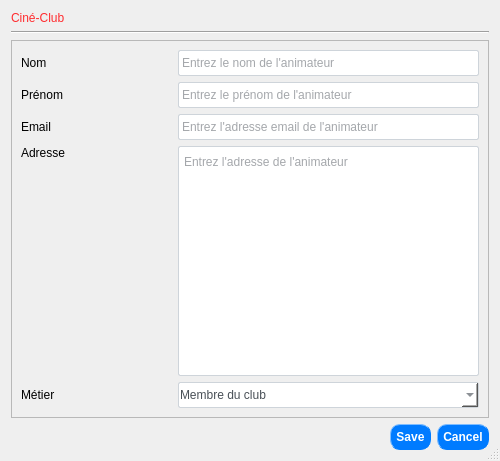
<?xml version="1.0" encoding="UTF-8"?>
<ui version="4.0">
 <class>add_event_dialog</class>
 <widget class="QDialog" name="add_event_dialog">
  <property name="windowModality">
   <enum>Qt::WindowModal</enum>
  </property>
  <property name="geometry">
   <rect>
    <x>0</x>
    <y>0</y>
    <width>500</width>
    <height>461</height>
   </rect>
  </property>
  <property name="minimumSize">
   <size>
    <width>500</width>
    <height>0</height>
   </size>
  </property>
  <property name="windowTitle">
   <string>Ajout d'un évènement</string>
  </property>
  <property name="styleSheet">
   <string notr="true">QLabel#titre{ 
	font: 28pt &quot;Lucida Calligraphy&quot;;
	color: rgb(255, 44, 47)
}
QLabel#authentification_label{
	font: bold
}
QPushButton {
	color: #fff;
	background-color: #007bff;
	border-style: outset;
	border-width: 1px;
	border-radius: 10px;
	border-color: #007bff;
	font: bold 12px;
	padding: 5px;
}
QPushButton:hover {
	background-color: #0069d9;
	border-color: #0062cc
}
QPushButton#detailsEventBtn {
	background-color: #17a2b8;
	border-color: #17a2b8;
}
QPushButton:hover#detailsEventBtn {
	background-color: #138496;
	border-color: #117a8b;
}
QLineEdit, QTextEdit, QListWidget, QComboBox {
	color: #495057;
	background-color: #fff;
	border: 1px solid #ced4da;
	border-radius: 2px;
	padding: 4 1px;
}
</string>
  </property>
  <property name="sizeGripEnabled">
   <bool>true</bool>
  </property>
  <property name="modal">
   <bool>true</bool>
  </property>
  <layout class="QVBoxLayout" name="verticalLayout">
   <item>
    <widget class="QLabel" name="titre">
     <property name="sizePolicy">
      <sizepolicy hsizetype="Expanding" vsizetype="Minimum">
       <horstretch>0</horstretch>
       <verstretch>0</verstretch>
      </sizepolicy>
     </property>
     <property name="text">
      <string>Ciné-Club</string>
     </property>
    </widget>
   </item>
   <item>
    <widget class="Line" name="line">
     <property name="sizePolicy">
      <sizepolicy hsizetype="Expanding" vsizetype="Fixed">
       <horstretch>0</horstretch>
       <verstretch>0</verstretch>
      </sizepolicy>
     </property>
     <property name="frameShadow">
      <enum>QFrame::Sunken</enum>
     </property>
     <property name="orientation">
      <enum>Qt::Horizontal</enum>
     </property>
    </widget>
   </item>
   <item>
    <widget class="QScrollArea" name="scrollArea">
     <property name="widgetResizable">
      <bool>true</bool>
     </property>
     <widget class="QWidget" name="scrollAreaWidgetContents">
      <layout class="QGridLayout" name="gridLayout_4">
       <property name="sizeConstraint">
        <enum>QLayout::SetDefaultConstraint</enum>
       </property>
       <item row="1" column="0">
        <layout class="QGridLayout" name="add_event_layout">
         <item row="2" column="1" colspan="2">
          <widget class="QLineEdit" name="nom_edit">
           <property name="placeholderText">
            <string>Entrez l'adresse email de l'animateur</string>
           </property>
          </widget>
         </item>
         <item row="1" column="0">
          <widget class="QLabel" name="prenom_animateur">
           <property name="text">
            <string>Prénom</string>
           </property>
          </widget>
         </item>
         <item row="1" column="1" colspan="2">
          <widget class="QLineEdit" name="prenom_animateur_edit">
           <property name="placeholderText">
            <string>Entrez le prénom de l'animateur</string>
           </property>
          </widget>
         </item>
         <item row="4" column="1" rowspan="2" colspan="2">
          <widget class="QComboBox" name="metier_animateur_combo">
           <item>
            <property name="text">
             <string>Membre du club</string>
            </property>
           </item>
           <item>
            <property name="text">
             <string>Artiste</string>
            </property>
           </item>
           <item>
            <property name="text">
             <string>Critique</string>
            </property>
           </item>
           <item>
            <property name="text">
             <string>Technicien</string>
            </property>
           </item>
           <item>
            <property name="text">
             <string>Autre</string>
            </property>
           </item>
          </widget>
         </item>
         <item row="3" column="1" colspan="2">
          <widget class="QTextEdit" name="adresse_animateur_edit">
           <property name="placeholderText">
            <string>Entrez l'adresse de l'animateur</string>
           </property>
          </widget>
         </item>
         <item row="0" column="0">
          <widget class="QLabel" name="nom_animateur_label">
           <property name="text">
            <string>Nom</string>
           </property>
          </widget>
         </item>
         <item row="2" column="0">
          <widget class="QLabel" name="email_animateur_label">
           <property name="text">
            <string>Email</string>
           </property>
          </widget>
         </item>
         <item row="4" column="0" rowspan="2">
          <widget class="QLabel" name="metier_animateur_label">
           <property name="text">
            <string>Métier</string>
           </property>
          </widget>
         </item>
         <item row="3" column="0" alignment="Qt::AlignTop">
          <widget class="QLabel" name="adresse_animateur_label">
           <property name="text">
            <string>Adresse</string>
           </property>
          </widget>
         </item>
         <item row="0" column="1" colspan="2">
          <widget class="QLineEdit" name="nom_animateur_edit">
           <property name="placeholderText">
            <string>Entrez le nom de l'animateur</string>
           </property>
          </widget>
         </item>
        </layout>
       </item>
      </layout>
     </widget>
    </widget>
   </item>
   <item>
    <widget class="QDialogButtonBox" name="buttonBox">
     <property name="standardButtons">
      <set>QDialogButtonBox::Cancel|QDialogButtonBox::Save</set>
     </property>
    </widget>
   </item>
  </layout>
 </widget>
 <resources/>
 <connections>
  <connection>
   <sender>buttonBox</sender>
   <signal>accepted()</signal>
   <receiver>add_event_dialog</receiver>
   <slot>accept()</slot>
   <hints>
    <hint type="sourcelabel">
     <x>248</x>
     <y>254</y>
    </hint>
    <hint type="destinationlabel">
     <x>157</x>
     <y>274</y>
    </hint>
   </hints>
  </connection>
  <connection>
   <sender>buttonBox</sender>
   <signal>rejected()</signal>
   <receiver>add_event_dialog</receiver>
   <slot>reject()</slot>
   <hints>
    <hint type="sourcelabel">
     <x>316</x>
     <y>260</y>
    </hint>
    <hint type="destinationlabel">
     <x>286</x>
     <y>274</y>
    </hint>
   </hints>
  </connection>
 </connections>
</ui>
